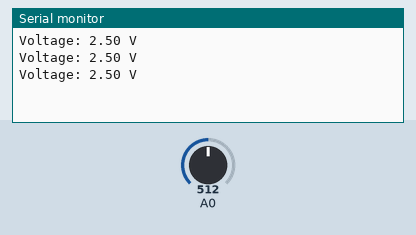
The sketch below on a simulated Arduino Uno, built with avr-gcc and run on an emulated ATmega328P. Parts: the last lines printed to the serial monitor. The inputs (shaded band) are chosen by the test bench; at power-on: A0 = 512.

Above: at 1.3 s.
1.4 s: A0 set to 716
At 1.9 s:
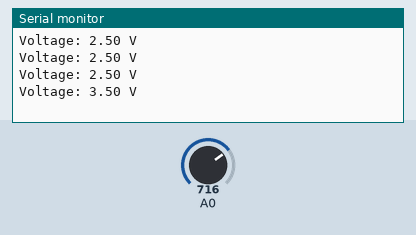
2.9 s: A0 set to 900
At 3.4 s:
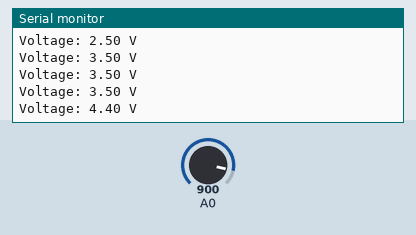
Timing chart, 0 to 5.9 s (numbered marks = the images above; inputs shaded):
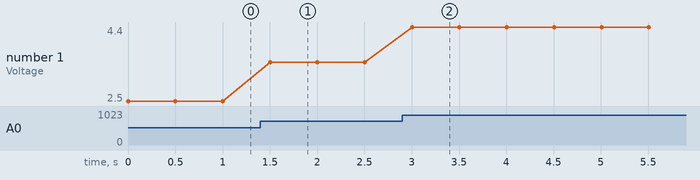

Measured:
- after the input at 1.4 s, the serial monitor: prints a new line after 0.10 s (image 1)
- after the input at 2.9 s, the serial monitor: prints a new line after 0.10 s (image 2)
- plotted number 1: 2.5 → 3.5 after the input at 1.4 s, 3.5 → 4.4 after the input at 2.9 s

The sketch:

buck_converter_check.ino
```cpp
void setup() {
  Serial.begin(9600);
}

void loop() {
  int raw = analogRead(A0);
  long mv = map(raw, 0, 1023, 0, 5000);   // 0-1023 ke 0-5000 mV te map
  float voltage = mv / 1000.0;

  Serial.print("Voltage: ");
  Serial.print(voltage, 2);
  Serial.println(" V");
  delay(500);
}
```
